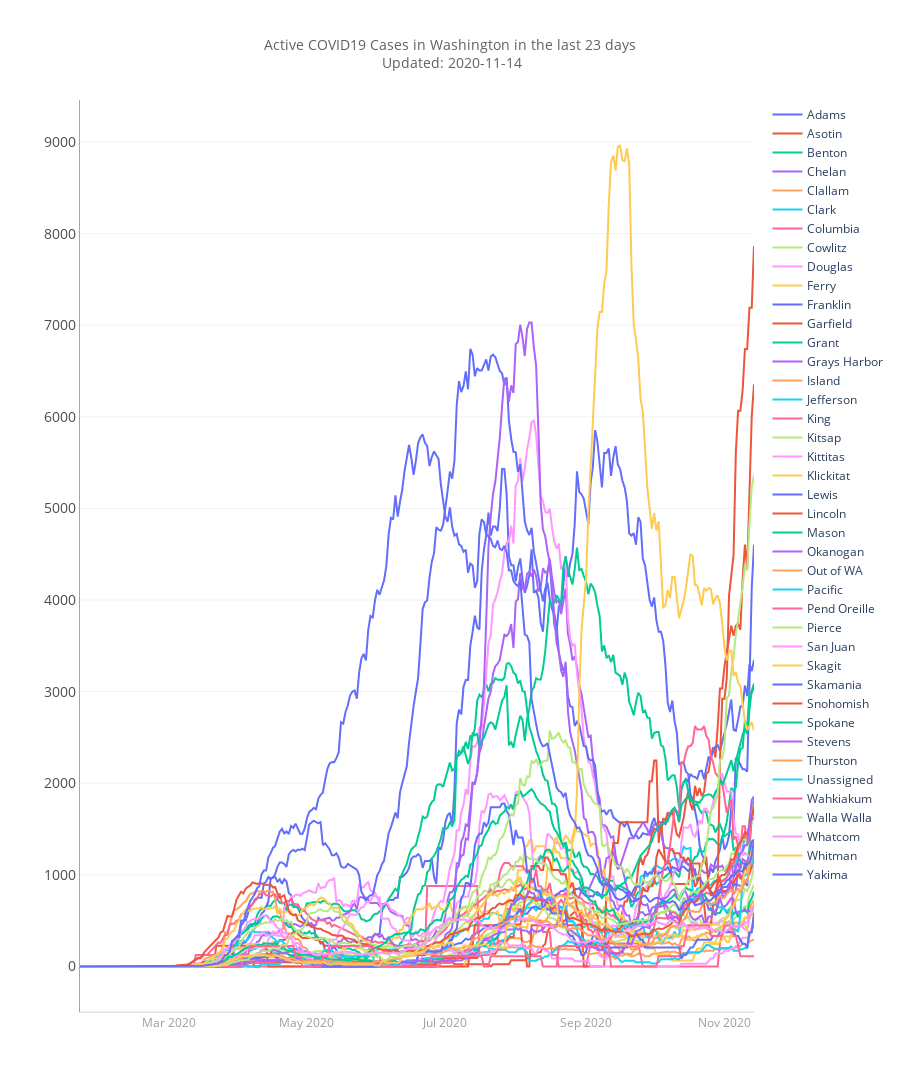

Notebook code for this chart:
### Code cell
import plotly.graph_objects as go
from scipy import signal

fig = go.Figure()

# species_types = df_iris.species.unique().tolist()

# for specie in species_types:
#     b = df_iris.species == specie
#     fig.add_trace(go.Scatter3d(x=df_iris["sepal_length"][b], y=df_iris["sepal_width"][b], z=df_iris["petal_width"][b], name=specie, mode="markers"))

unique_WA_counties = JHU_c_and_d_WA.County.unique().tolist()

for county in unique_WA_counties:
    b = JHU_c_and_d_WA['County'] == county
    fig.add_trace(go.Scatter(x=JHU_c_and_d_WA['Date'][b], y=JHU_c_and_d_WA['Active_23_per_100k'][b],
    mode='lines',
    name=county
    ))

#JHU_c_and_d_WA[l[i]]

#WA_counties_41 = WA_counties.groupby(['County'])
#for i in range (len(WA_counties_41)):
    #colors = ['rgba(152, 0, 0, .8)','green','red','orange','MediumPurple','DarkBlue']
# fig.add_trace(go.Scatter(x=WA_counties['Date'], y=WA_counties['Active_23_per_100k'],
#                     mode='lines',
#                     #name=WA_counties['County'],
#                     #marker_color=colors[i])
#                     ))

# fig.add_trace(go.Scatter(
#                     x = JHU_c_and_d_WA.loc[JHU_c_and_d_WA['Combined_Key'] == 'King, Washington, US']['Date'], 
#                     y = signal.savgol_filter(JHU_c_and_d_WA['Active_23_days'], 7, 3), # window size and order of fitted polynomial
#                     mode='lines',
#                     #fill='tozeroy',
#                     name='King',
#                     line=dict(color=' #e67300', width=2),
#                     #fillcolor = '#fff5e5',
#                     showlegend=False,
#                         )
#              )

fig.update_layout(title = dict(text='Active COVID19 Cases in Washington in the last 23 days<br> Updated: ' + str(last_update.strftime('%Y-%m-%d')), 
                               font = dict(color='#616161', size=14)),
                  title_x=0.5,
                  paper_bgcolor='rgba(0,0,0,0)', 
                  plot_bgcolor='rgba(0,0,0,0)',
                  height=1000,
                  uniformtext_minsize=7, uniformtext_mode='hide',
                  hovermode="x unified",
                  hoverlabel=dict(
                                bgcolor="white", 
                                font_size=16, 
                                font_family="Arial",
                                bordercolor='#b3b3b3'),
                  font=dict(size = 12),
                  dragmode=False, #disable panning so mobile apps can receive pinch to zoom events
                 )
                 
                     
fig.update_xaxes(showline=True, linewidth=0.5, linecolor='#a6a6a6', color='#4d4d4d',
                fixedrange=True,
                tickmode = 'array',
                spikethickness=0.4,
                spikedash='solid',
                nticks=20,
                tickfont = dict(color ='#9e9e9e')
                )
              
fig.update_yaxes(showline=True, linewidth=1, linecolor='#a6a6a6', color='#4d4d4d',
                 showgrid=True, gridwidth=1, gridcolor='#f2f2f2',
                 fixedrange=True,
                 tickfont = dict(size = 14),
                )

fig.show(displayModeBar=False)

import plotly.io as pio
pio.write_html(fig, file='Index.html', auto_open=True)

### Figure 1 — Plotly figure (JSON) as saved in the notebook; plotly's stock layout.template omitted (floating-point values rounded to 4 significant figures; data arrays with more than 128 entries replaced by an {"elided": "..."} marker saying what was removed)
{"data": [{"mode": "lines", "name": "Adams", "type": "scatter", "x": {"elided": "298 str values"}, "y": {"elided": "298 float values"}}, {"mode": "lines", "name": "Asotin", "type": "scatter", "x": {"elided": "298 str values"}, "y": {"elided": "298 float values"}}, {"mode": "lines", "name": "Benton", "type": "scatter", "x": {"elided": "298 str values"}, "y": {"elided": "298 float values"}}, {"mode": "lines", "name": "Chelan", "type": "scatter", "x": {"elided": "298 str values"}, "y": {"elided": "298 float values"}}, {"mode": "lines", "name": "Clallam", "type": "scatter", "x": {"elided": "298 str values"}, "y": {"elided": "298 float values"}}, {"mode": "lines", "name": "Clark", "type": "scatter", "x": {"elided": "298 str values"}, "y": {"elided": "298 float values"}}, {"mode": "lines", "name": "Columbia", "type": "scatter", "x": {"elided": "298 str values"}, "y": {"elided": "298 float values"}}, {"mode": "lines", "name": "Cowlitz", "type": "scatter", "x": {"elided": "298 str values"}, "y": {"elided": "298 float values"}}, {"mode": "lines", "name": "Douglas", "type": "scatter", "x": {"elided": "298 str values"}, "y": {"elided": "298 float values"}}, {"mode": "lines", "name": "Ferry", "type": "scatter", "x": {"elided": "298 str values"}, "y": {"elided": "298 float values"}}, {"mode": "lines", "name": "Franklin", "type": "scatter", "x": {"elided": "298 str values"}, "y": {"elided": "298 float values"}}, {"mode": "lines", "name": "Garfield", "type": "scatter", "x": {"elided": "298 str values"}, "y": {"elided": "298 float values"}}, {"mode": "lines", "name": "Grant", "type": "scatter", "x": {"elided": "298 str values"}, "y": {"elided": "298 float values"}}, {"mode": "lines", "name": "Grays Harbor", "type": "scatter", "x": {"elided": "298 str values"}, "y": {"elided": "298 float values"}}, {"mode": "lines", "name": "Island", "type": "scatter", "x": {"elided": "298 str values"}, "y": {"elided": "298 float values"}}, {"mode": "lines", "name": "Jefferson", "type": "scatter", "x": {"elided": "298 str values"}, "y": {"elided": "298 float values"}}, {"mode": "lines", "name": "King", "type": "scatter", "x": {"elided": "298 str values"}, "y": {"elided": "298 float values"}}, {"mode": "lines", "name": "Kitsap", "type": "scatter", "x": {"elided": "298 str values"}, "y": {"elided": "298 float values"}}, {"mode": "lines", "name": "Kittitas", "type": "scatter", "x": {"elided": "298 str values"}, "y": {"elided": "298 float values"}}, {"mode": "lines", "name": "Klickitat", "type": "scatter", "x": {"elided": "298 str values"}, "y": {"elided": "298 float values"}}, {"mode": "lines", "name": "Lewis", "type": "scatter", "x": {"elided": "298 str values"}, "y": {"elided": "298 float values"}}, {"mode": "lines", "name": "Lincoln", "type": "scatter", "x": {"elided": "298 str values"}, "y": {"elided": "298 float values"}}, {"mode": "lines", "name": "Mason", "type": "scatter", "x": {"elided": "298 str values"}, "y": {"elided": "298 float values"}}, {"mode": "lines", "name": "Okanogan", "type": "scatter", "x": {"elided": "298 str values"}, "y": {"elided": "298 float values"}}, {"mode": "lines", "name": "Out of WA", "type": "scatter", "x": {"elided": "298 str values"}, "y": {"elided": "298 null values"}}, {"mode": "lines", "name": "Pacific", "type": "scatter", "x": {"elided": "298 str values"}, "y": {"elided": "298 float values"}}, {"mode": "lines", "name": "Pend Oreille", "type": "scatter", "x": {"elided": "298 str values"}, "y": {"elided": "298 float values"}}, {"mode": "lines", "name": "Pierce", "type": "scatter", "x": {"elided": "298 str values"}, "y": {"elided": "298 float values"}}, {"mode": "lines", "name": "San Juan", "type": "scatter", "x": {"elided": "298 str values"}, "y": {"elided": "298 float values"}}, {"mode": "lines", "name": "Skagit", "type": "scatter", "x": {"elided": "298 str values"}, "y": {"elided": "298 float values"}}, {"mode": "lines", "name": "Skamania", "type": "scatter", "x": {"elided": "298 str values"}, "y": {"elided": "298 float values"}}, {"mode": "lines", "name": "Snohomish", "type": "scatter", "x": {"elided": "298 str values"}, "y": {"elided": "298 float values"}}, {"mode": "lines", "name": "Spokane", "type": "scatter", "x": {"elided": "298 str values"}, "y": {"elided": "298 float values"}}, {"mode": "lines", "name": "Stevens", "type": "scatter", "x": {"elided": "298 str values"}, "y": {"elided": "298 float values"}}, {"mode": "lines", "name": "Thurston", "type": "scatter", "x": {"elided": "298 str values"}, "y": {"elided": "298 float values"}}, {"mode": "lines", "name": "Unassigned", "type": "scatter", "x": {"elided": "298 str values"}, "y": {"elided": "298 null values"}}, {"mode": "lines", "name": "Wahkiakum", "type": "scatter", "x": {"elided": "298 str values"}, "y": {"elided": "298 float values"}}, {"mode": "lines", "name": "Walla Walla", "type": "scatter", "x": {"elided": "298 str values"}, "y": {"elided": "298 float values"}}, {"mode": "lines", "name": "Whatcom", "type": "scatter", "x": {"elided": "298 str values"}, "y": {"elided": "298 float values"}}, {"mode": "lines", "name": "Whitman", "type": "scatter", "x": {"elided": "298 str values"}, "y": {"elided": "298 float values"}}, {"mode": "lines", "name": "Yakima", "type": "scatter", "x": {"elided": "298 str values"}, "y": {"elided": "298 float values"}}], "layout": {"dragmode": false, "font": {"size": 12}, "height": 1400, "hoverlabel": {"bgcolor": "white", "bordercolor": "#b3b3b3", "font": {"family": "Arial", "size": 16}}, "hovermode": "x unified", "paper_bgcolor": "rgba(0,0,0,0)", "plot_bgcolor": "rgba(0,0,0,0)", "title": {"font": {"color": "#616161", "size": 14}, "text": "Active COVID19 Cases in Washington in the last 23 days<br> Updated: 2020-11-14", "x": 0.5}, "uniformtext": {"minsize": 7, "mode": "hide"}, "xaxis": {"color": "#4d4d4d", "fixedrange": true, "linecolor": "#a6a6a6", "linewidth": 0.5, "nticks": 20, "showline": true, "spikedash": "solid", "spikethickness": 0.4, "tickfont": {"color": "#9e9e9e"}, "tickmode": "array"}, "yaxis": {"color": "#4d4d4d", "fixedrange": true, "gridcolor": "#f2f2f2", "gridwidth": 1, "linecolor": "#a6a6a6", "linewidth": 1, "showgrid": true, "showline": true, "tickfont": {"size": 14}}}}
